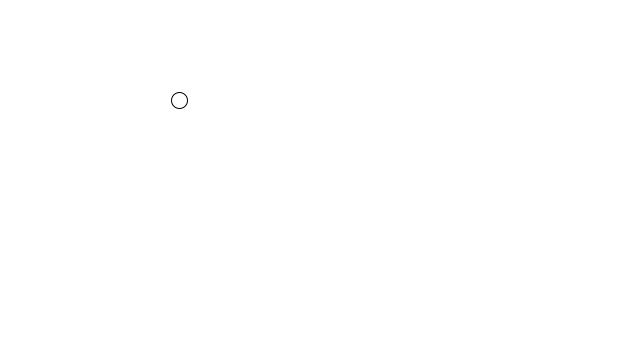
Frame 1 (no input)
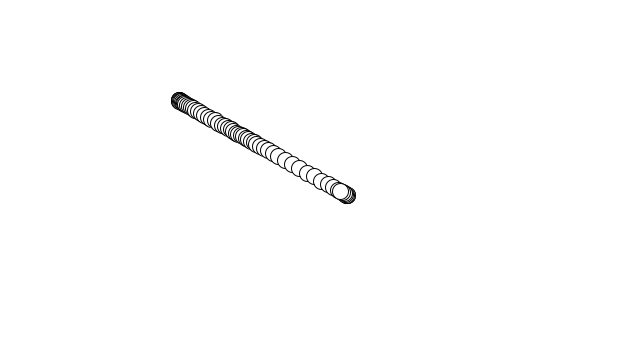
Frame 60 (the mouse pressed at the canvas centre just before this capture)
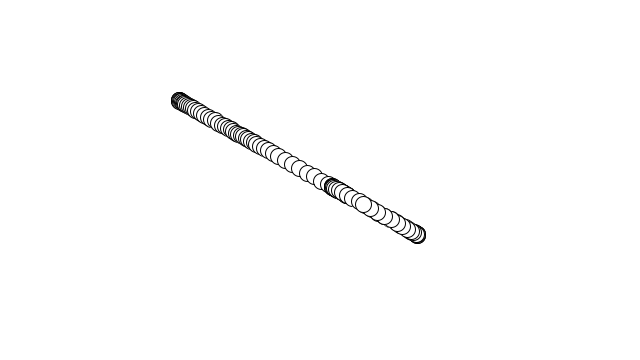
Frame 120 (the mouse held since frame 60 and released just before this capture)

The Processing sketch that drew these frames (run headless with seeded random() and noise(); from frame 60 on, the mouse is pressed at the canvas centre):

// Processing sketch: perlin
// ── perlin.pde
float t = 3;

void setup() {
  background(255);
  size(640,360);
}

void draw() {
  float n = noise(t);
  float x = map(n, 0, 1, 0, width);
  float y = map(n, 0, 1, 0, height);

  ellipse(x, y, 16, 16);
  
  t += 0.01;
}
